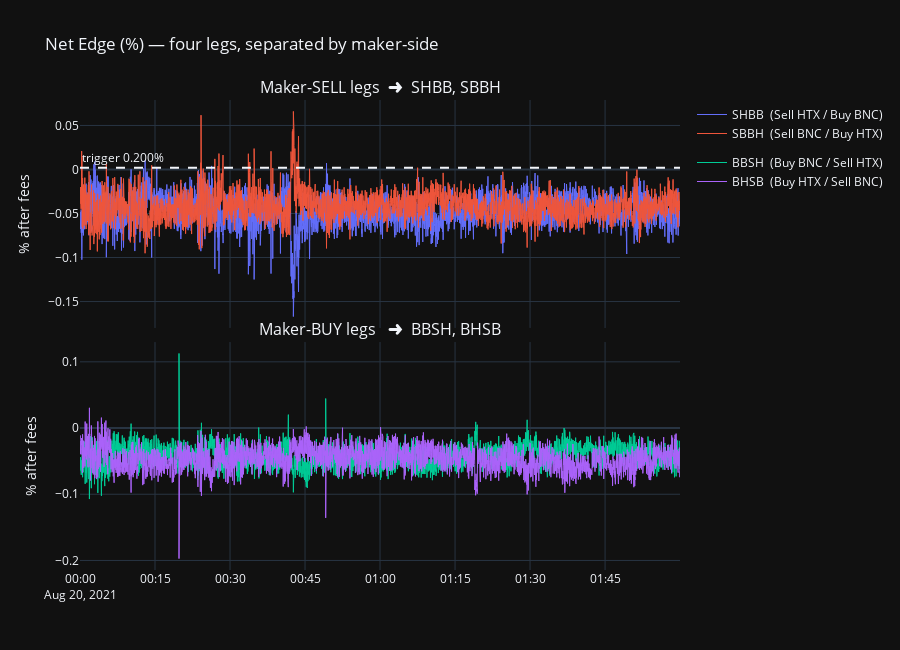

Notebook code cell kept with this figure:
### Code cell
import plotly.graph_objects as go, plotly.io as pio
from plotly.subplots import make_subplots
pio.templates.default = "plotly_dark"

# ─── create a 2×1 subplot grid ────────────────────────────────────
fig = make_subplots(rows=2, cols=1,
                    shared_xaxes=True,
                    vertical_spacing=0.03,
                    subplot_titles=(
                        "Maker-SELL legs  ➜  SHBB, SBBH",
                        "Maker-BUY legs   ➜  BBSH, BHSB"))

# ── Row-1: maker limits are SELLS (edges expressed vs. BUY price) ─
fig.add_scatter(x=df.index, y=df["edge_SH"],
                mode="lines", name="SHBB  (Sell HTX / Buy BNC)",
                line=dict(width=1), legendgroup="row1", row=1, col=1)

fig.add_scatter(x=df.index, y=df["edge_SB"],
                mode="lines", name="SBBH  (Sell BNC / Buy HTX)",
                line=dict(width=1), legendgroup="row1", row=1, col=1)

# trigger line (only need once because x-axis is shared)
fig.add_hline(y=TRIGGER_PCT, line_dash="dash",
              annotation_text=f"trigger {TRIGGER_PCT:.3%}",
              annotation_position="top left", row="all", col=1)

# ── Row-2: maker limits are BUYS (edges expressed vs. BUY price) ──
fig.add_scatter(x=df.index, y=df["edge_BB"],
                mode="lines", name="BBSH  (Buy BNC / Sell HTX)",
                line=dict(width=1), legendgroup="row2", row=2, col=1)

fig.add_scatter(x=df.index, y=df["edge_HS"],
                mode="lines", name="BHSB  (Buy HTX / Sell BNC)",
                line=dict(width=1), legendgroup="row2", row=2, col=1)

# ── cosmetic tweaks ───────────────────────────────────────────────
fig.update_yaxes(title_text="% after fees", row=1, col=1)
fig.update_yaxes(title_text="% after fees", row=2, col=1)
fig.update_layout(
    title="Net Edge (%) — four legs, separated by maker-side",
    hovermode="x unified",
    height=650,                       # a bit taller for readability
    legend=dict(borderwidth=0))

fig.show()

### Figure 1 — Plotly figure (JSON) as saved in the notebook; plotly's stock layout.template omitted (floating-point values rounded to 4 significant figures; data arrays with more than 128 entries replaced by an {"elided": "..."} marker saying what was removed)
{"data": [{"legendgroup": "row1", "line": {"width": 1}, "mode": "lines", "name": "SHBB  (Sell HTX / Buy BNC)", "type": "scatter", "x": {"elided": "7200 str values"}, "xaxis": "x", "y": {"elided": "7200 float values"}, "yaxis": "y"}, {"legendgroup": "row1", "line": {"width": 1}, "mode": "lines", "name": "SBBH  (Sell BNC / Buy HTX)", "type": "scatter", "x": {"elided": "7200 str values"}, "xaxis": "x", "y": {"elided": "7200 float values"}, "yaxis": "y"}, {"legendgroup": "row2", "line": {"width": 1}, "mode": "lines", "name": "BBSH  (Buy BNC / Sell HTX)", "type": "scatter", "x": {"elided": "7200 str values"}, "xaxis": "x2", "y": {"elided": "7200 float values"}, "yaxis": "y2"}, {"legendgroup": "row2", "line": {"width": 1}, "mode": "lines", "name": "BHSB  (Buy HTX / Sell BNC)", "type": "scatter", "x": {"elided": "7200 str values"}, "xaxis": "x2", "y": {"elided": "7200 float values"}, "yaxis": "y2"}], "layout": {"annotations": [{"font": {"size": 16}, "showarrow": false, "text": "Maker-SELL legs  ➜  SHBB, SBBH", "x": 0.5, "xanchor": "center", "xref": "paper", "y": 1, "yanchor": "bottom", "yref": "paper"}, {"font": {"size": 16}, "showarrow": false, "text": "Maker-BUY legs   ➜  BBSH, BHSB", "x": 0.5, "xanchor": "center", "xref": "paper", "y": 0.485, "yanchor": "bottom", "yref": "paper"}, {"showarrow": false, "text": "trigger 0.200%", "x": 0, "xanchor": "left", "xref": "x domain", "y": 0.002, "yanchor": "bottom", "yref": "y"}], "height": 650, "hovermode": "x unified", "legend": {"borderwidth": 0}, "shapes": [{"line": {"dash": "dash"}, "type": "line", "x0": 0, "x1": 1, "xref": "x domain", "y0": 0.002, "y1": 0.002, "yref": "y"}], "title": {"text": "Net Edge (%) — four legs, separated by maker-side"}, "xaxis": {"anchor": "y", "domain": [0, 1], "matches": "x2", "showticklabels": false}, "xaxis2": {"anchor": "y2", "domain": [0, 1]}, "yaxis": {"anchor": "x", "domain": [0.515, 1], "title": {"text": "% after fees"}}, "yaxis2": {"anchor": "x2", "domain": [0, 0.485], "title": {"text": "% after fees"}}}}
